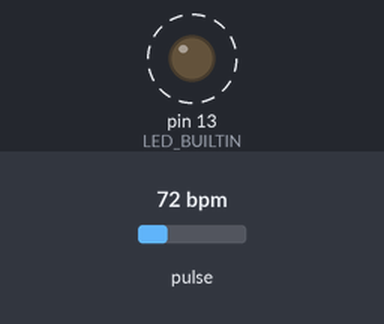
This sketch was run on a simulated Arduino Uno, built with avr-gcc and run on an emulated ATmega328P. Parts: output pins drawn as LEDs (lit = HIGH). Dashed ring = blinking. The test bench sets the inputs (shaded band); at power-on: pulse 72 bpm. What the sketch prints to the serial monitor is not drawn.

Above: at 1.2 s.
1.3 s: pulse set to 42 bpm
At 3.4 s:
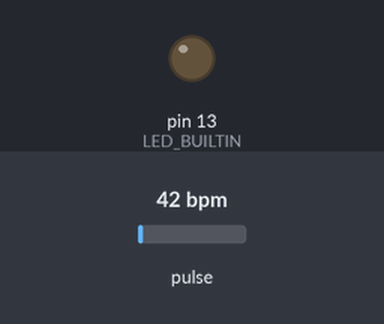
3.7 s: pulse set to 100 bpm
At 3.81 s:
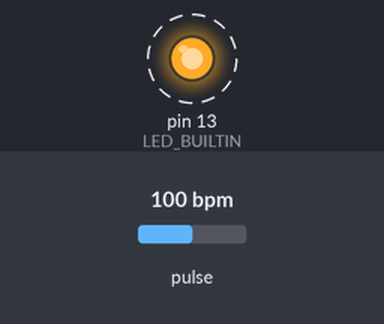
Timing chart, 0 to 12.7 s (numbered marks = the images above; inputs shaded):
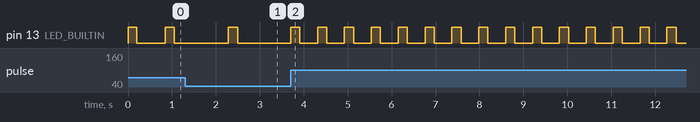

Measured:
- after the input at 3.7 s, pin 13 (LED_BUILTIN): alternates HIGH for 0.21 s and LOW for 0.40 s, starting after 0.62 s

The sketch:

iHeart.ino
```cpp
#define USE_ARDUINO_INTERRUPTS true    // Set-up low-level interrupts for most accurate BPM math.
#include <PulseSensorPlayground.h>     // Incluye la biblioteca PulseSensorPlayground.
#include <SoftwareSerial.h>           // Incluye la biblioteca SoftwareSerial.

// Variables del sensor de pulso
const int PulseWire = 0;            // Sensor de pulso conectado al PIN ANALÓGICO 0
const int LED = LED_BUILTIN;         // LED incorporado de Arduino cerca del PIN 13.
int Threshold = 550;                 // Umbral para contar un latido.

PulseSensorPlayground pulseSensor;  // Crea una instancia del objeto PulseSensorPlayground llamada "pulseSensor"

// Variables para el módulo Bluetooth
SoftwareSerial BT(10, 11);  // Pines RX y TX para la comunicación Bluetooth

void setup() {
  Serial.begin(9600);  // Inicializa la comunicación serial para el Monitor Serie.
  BT.begin(9600);      // Inicializa la comunicación serial para el módulo Bluetooth.

  // Configura el objeto PulseSensor asignando nuestras variables.
  pulseSensor.analogInput(PulseWire);
  pulseSensor.blinkOnPulse(LED);
  pulseSensor.setThreshold(Threshold);

  if (pulseSensor.begin()) {
    Serial.println("Se creó un objeto pulseSensor.");
  }
}

void loop() {
  if (pulseSensor.sawStartOfBeat()) {
    int myBPM = pulseSensor.getBeatsPerMinute();
    Serial.println("♥ Un latido ha ocurrido.");
    Serial.print("BPM: ");
    Serial.println(myBPM);

    // Envía los datos de BPM al dispositivo emparejado a través del módulo Bluetooth
    BT.println(myBPM);
  }

  delay(20);
}
```
